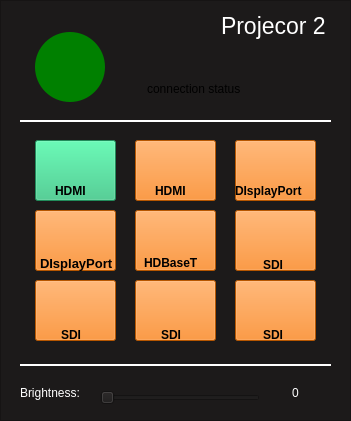
     <widget class="QFrame" name="frame_5">
      <property name="geometry">
       <rect>
        <x>380</x>
        <y>50</y>
        <width>351</width>
        <height>421</height>
       </rect>
      </property>
      <property name="minimumSize">
       <size>
        <width>351</width>
        <height>0</height>
       </size>
      </property>
      <property name="styleSheet">
       <string notr="true">background-color: rgb(28, 26, 26);</string>
      </property>
      <property name="frameShape">
       <enum>QFrame::StyledPanel</enum>
      </property>
      <property name="frameShadow">
       <enum>QFrame::Raised</enum>
      </property>
      <widget class="Line" name="line_2">
       <property name="geometry">
        <rect>
         <x>20</x>
         <y>106</y>
         <width>311</width>
         <height>16</height>
        </rect>
       </property>
       <property name="minimumSize">
        <size>
         <width>311</width>
         <height>0</height>
        </size>
       </property>
       <property name="styleSheet">
        <string notr="true">border: none;
border-bottom: 2px solid white;</string>
       </property>
       <property name="orientation">
        <enum>Qt::Horizontal</enum>
       </property>
      </widget>
      <widget class="QPushButton" name="P2_HDMI_Button_1">
       <property name="geometry">
        <rect>
         <x>35</x>
         <y>140</y>
         <width>81</width>
         <height>61</height>
        </rect>
       </property>
       <property name="minimumSize">
        <size>
         <width>81</width>
         <height>61</height>
        </size>
       </property>
       <property name="cursor">
        <cursorShape>PointingHandCursor</cursorShape>
       </property>
       <property name="styleSheet">
        <string notr="true">background-color:rgb(46, 194, 126);</string>
       </property>
       <property name="text">
        <string/>
       </property>
      </widget>
      <widget class="QLabel" name="label_4">
       <property name="geometry">
        <rect>
         <x>20</x>
         <y>377</y>
         <width>81</width>
         <height>31</height>
        </rect>
       </property>
       <property name="minimumSize">
        <size>
         <width>81</width>
         <height>0</height>
        </size>
       </property>
       <property name="styleSheet">
        <string notr="true">color:#fff;</string>
       </property>
       <property name="text">
        <string>Brightness:</string>
       </property>
      </widget>
      <widget class="Line" name="line_4">
       <property name="geometry">
        <rect>
         <x>20</x>
         <y>350</y>
         <width>311</width>
         <height>16</height>
        </rect>
       </property>
       <property name="minimumSize">
        <size>
         <width>311</width>
         <height>0</height>
        </size>
       </property>
       <property name="styleSheet">
        <string notr="true">border: none;
border-bottom: 2px solid white;</string>
       </property>
       <property name="orientation">
        <enum>Qt::Horizontal</enum>
       </property>
      </widget>
      <widget class="QLabel" name="label_20">
       <property name="geometry">
        <rect>
         <x>55</x>
         <y>180</y>
         <width>41</width>
         <height>21</height>
        </rect>
       </property>
       <property name="minimumSize">
        <size>
         <width>41</width>
         <height>0</height>
        </size>
       </property>
       <property name="styleSheet">
        <string notr="true">background-color: none;
font-weight:bold;
color: black;</string>
       </property>
       <property name="text">
        <string>HDMI</string>
       </property>
      </widget>
      <widget class="QPushButton" name="P2_DisplayPort_1">
       <property name="geometry">
        <rect>
         <x>235</x>
         <y>140</y>
         <width>81</width>
         <height>61</height>
        </rect>
       </property>
       <property name="minimumSize">
        <size>
         <width>81</width>
         <height>61</height>
        </size>
       </property>
       <property name="cursor">
        <cursorShape>PointingHandCursor</cursorShape>
       </property>
       <property name="styleSheet">
        <string notr="true">background-color:rgb(255, 120, 0);</string>
       </property>
       <property name="text">
        <string/>
       </property>
      </widget>
      <widget class="QLabel" name="label_21">
       <property name="geometry">
        <rect>
         <x>235</x>
         <y>180</y>
         <width>81</width>
         <height>21</height>
        </rect>
       </property>
       <property name="minimumSize">
        <size>
         <width>41</width>
         <height>0</height>
        </size>
       </property>
       <property name="styleSheet">
        <string notr="true">background-color: none;
font-weight:bold;
color: black;</string>
       </property>
       <property name="text">
        <string>DIsplayPort</string>
       </property>
      </widget>
      <widget class="QLabel" name="label_22">
       <property name="geometry">
        <rect>
         <x>135</x>
         <y>250</y>
         <width>81</width>
         <height>21</height>
        </rect>
       </property>
       <property name="minimumSize">
        <size>
         <width>41</width>
         <height>0</height>
        </size>
       </property>
       <property name="styleSheet">
        <string notr="true">background-color: none;
font-weight:bold;
color: black;
margin-top:5px;
margin-left:6px;
text-align:center;</string>
       </property>
       <property name="text">
        <string>HDBaseT</string>
       </property>
      </widget>
      <widget class="QPushButton" name="P2_HDBaseT">
       <property name="geometry">
        <rect>
         <x>135</x>
         <y>210</y>
         <width>81</width>
         <height>61</height>
        </rect>
       </property>
       <property name="minimumSize">
        <size>
         <width>81</width>
         <height>61</height>
        </size>
       </property>
       <property name="cursor">
        <cursorShape>PointingHandCursor</cursorShape>
       </property>
       <property name="styleSheet">
        <string notr="true">background-color:rgb(255, 120, 0);</string>
       </property>
       <property name="text">
        <string/>
       </property>
      </widget>
      <widget class="QLabel" name="label_23">
       <property name="geometry">
        <rect>
         <x>255</x>
         <y>250</y>
         <width>41</width>
         <height>21</height>
        </rect>
       </property>
       <property name="minimumSize">
        <size>
         <width>41</width>
         <height>0</height>
        </size>
       </property>
       <property name="styleSheet">
        <string notr="true">background-color: none;
font-weight:bold;
color: black;
margin-top:8px;
margin-left:5px;
text-align:center;</string>
       </property>
       <property name="text">
        <string>SDI</string>
       </property>
      </widget>
      <widget class="QPushButton" name="P2_SDI_1">
       <property name="geometry">
        <rect>
         <x>235</x>
         <y>210</y>
         <width>81</width>
         <height>61</height>
        </rect>
       </property>
       <property name="minimumSize">
        <size>
         <width>81</width>
         <height>61</height>
        </size>
       </property>
       <property name="cursor">
        <cursorShape>PointingHandCursor</cursorShape>
       </property>
       <property name="styleSheet">
        <string notr="true">background-color:rgb(255, 120, 0);</string>
       </property>
       <property name="text">
        <string/>
       </property>
      </widget>
      <widget class="QPushButton" name="P2_On_Button">
       <property name="geometry">
        <rect>
         <x>35</x>
         <y>32</y>
         <width>70</width>
         <height>70</height>
        </rect>
       </property>
       <property name="minimumSize">
        <size>
         <width>70</width>
         <height>0</height>
        </size>
       </property>
       <property name="cursor">
        <cursorShape>PointingHandCursor</cursorShape>
       </property>
       <property name="styleSheet">
        <string notr="true">border-image: url(:/On.png);
max-height: 70px;
max-width: 70px;
background-color: green;
border-radius:35px;
color :black;
font-weight:bold;
border: none;
background-repeat: none;</string>
       </property>
       <property name="text">
        <string/>
       </property>
      </widget>
      <widget class="QPushButton" name="P2_DisplayPort_2">
       <property name="geometry">
        <rect>
         <x>35</x>
         <y>210</y>
         <width>81</width>
         <height>61</height>
        </rect>
       </property>
       <property name="minimumSize">
        <size>
         <width>81</width>
         <height>61</height>
        </size>
       </property>
       <property name="cursor">
        <cursorShape>PointingHandCursor</cursorShape>
       </property>
       <property name="styleSheet">
        <string notr="true">background-color:rgb(255, 120, 0);</string>
       </property>
       <property name="text">
        <string/>
       </property>
      </widget>
      <widget class="QLabel" name="label_24">
       <property name="geometry">
        <rect>
         <x>35</x>
         <y>250</y>
         <width>81</width>
         <height>21</height>
        </rect>
       </property>
       <property name="minimumSize">
        <size>
         <width>41</width>
         <height>0</height>
        </size>
       </property>
       <property name="styleSheet">
        <string notr="true">background-color: none;
font-weight:bold;
color: black;
margin-top:5px;
margin-left:2px;
font-size: 13px;
text-align:center;</string>
       </property>
       <property name="text">
        <string>DIsplayPort</string>
       </property>
      </widget>
      <widget class="QLabel" name="label_2">
       <property name="geometry">
        <rect>
         <x>221</x>
         <y>10</y>
         <width>111</width>
         <height>31</height>
        </rect>
       </property>
       <property name="styleSheet">
        <string notr="true">font-weight: bold;
font: 23px ;
color: white;</string>
       </property>
       <property name="text">
        <string>Projecor 2</string>
       </property>
      </widget>
      <widget class="QLabel" name="label_25">
       <property name="geometry">
        <rect>
         <x>55</x>
         <y>320</y>
         <width>41</width>
         <height>21</height>
        </rect>
       </property>
       <property name="minimumSize">
        <size>
         <width>41</width>
         <height>0</height>
        </size>
       </property>
       <property name="styleSheet">
        <string notr="true">background-color: none;
font-weight:bold;
color: black;
margin-top:8px;
margin-left:3px;
text-align:center;</string>
       </property>
       <property name="text">
        <string>SDI</string>
       </property>
      </widget>
      <widget class="QPushButton" name="P2_SDI_2">
       <property name="geometry">
        <rect>
         <x>35</x>
         <y>280</y>
         <width>81</width>
         <height>61</height>
        </rect>
       </property>
       <property name="minimumSize">
        <size>
         <width>81</width>
         <height>61</height>
        </size>
       </property>
       <property name="cursor">
        <cursorShape>PointingHandCursor</cursorShape>
       </property>
       <property name="styleSheet">
        <string notr="true">background-color:rgb(255, 120, 0);</string>
       </property>
       <property name="text">
        <string/>
       </property>
      </widget>
      <widget class="QPushButton" name="P2_SDI_3">
       <property name="geometry">
        <rect>
         <x>135</x>
         <y>280</y>
         <width>81</width>
         <height>61</height>
        </rect>
       </property>
       <property name="minimumSize">
        <size>
         <width>81</width>
         <height>61</height>
        </size>
       </property>
       <property name="cursor">
        <cursorShape>PointingHandCursor</cursorShape>
       </property>
       <property name="styleSheet">
        <string notr="true">background-color:rgb(255, 120, 0);</string>
       </property>
       <property name="text">
        <string/>
       </property>
      </widget>
      <widget class="QLabel" name="label_26">
       <property name="geometry">
        <rect>
         <x>155</x>
         <y>320</y>
         <width>41</width>
         <height>21</height>
        </rect>
       </property>
       <property name="minimumSize">
        <size>
         <width>41</width>
         <height>0</height>
        </size>
       </property>
       <property name="styleSheet">
        <string notr="true">background-color: none;
font-weight:bold;
color: black;
margin-top:8px;
margin-left:3px;
text-align:center;</string>
       </property>
       <property name="text">
        <string>SDI</string>
       </property>
      </widget>
      <widget class="QPushButton" name="P2_SDI_4">
       <property name="geometry">
        <rect>
         <x>235</x>
         <y>280</y>
         <width>81</width>
         <height>61</height>
        </rect>
       </property>
       <property name="minimumSize">
        <size>
         <width>81</width>
         <height>61</height>
        </size>
       </property>
       <property name="cursor">
        <cursorShape>PointingHandCursor</cursorShape>
       </property>
       <property name="styleSheet">
        <string notr="true">background-color:rgb(255, 120, 0);</string>
       </property>
       <property name="text">
        <string/>
       </property>
      </widget>
      <widget class="QLabel" name="label_27">
       <property name="geometry">
        <rect>
         <x>255</x>
         <y>320</y>
         <width>41</width>
         <height>21</height>
        </rect>
       </property>
       <property name="minimumSize">
        <size>
         <width>41</width>
         <height>0</height>
        </size>
       </property>
       <property name="styleSheet">
        <string notr="true">background-color: none;
font-weight:bold;
color: black;
margin-top:8px;
margin-left:5px;
text-align:center;</string>
       </property>
       <property name="text">
        <string>SDI</string>
       </property>
      </widget>
      <widget class="QLabel" name="label_28">
       <property name="geometry">
        <rect>
         <x>155</x>
         <y>180</y>
         <width>41</width>
         <height>21</height>
        </rect>
       </property>
       <property name="minimumSize">
        <size>
         <width>41</width>
         <height>0</height>
        </size>
       </property>
       <property name="styleSheet">
        <string notr="true">background-color: none;
font-weight:bold;
color: black;</string>
       </property>
       <property name="text">
        <string>HDMI</string>
       </property>
      </widget>
      <widget class="QPushButton" name="P2_HDMI_Button_2">
       <property name="geometry">
        <rect>
         <x>135</x>
         <y>140</y>
         <width>81</width>
         <height>61</height>
        </rect>
       </property>
       <property name="minimumSize">
        <size>
         <width>81</width>
         <height>61</height>
        </size>
       </property>
       <property name="cursor">
        <cursorShape>PointingHandCursor</cursorShape>
       </property>
       <property name="styleSheet">
        <string notr="true">background-color:rgb(255, 120, 0);</string>
       </property>
       <property name="text">
        <string/>
       </property>
      </widget>
      <widget class="QLabel" name="lbl_is_connected_2">
       <property name="geometry">
        <rect>
         <x>147</x>
         <y>80</y>
         <width>121</width>
         <height>18</height>
        </rect>
       </property>
       <property name="styleSheet">
        <string notr="true">background-color: transparent;</string>
       </property>
       <property name="text">
        <string>connection status</string>
       </property>
      </widget>
      <widget class="QLabel" name="lbl_brightness_1_val_2">
       <property name="geometry">
        <rect>
         <x>292</x>
         <y>382</y>
         <width>41</width>
         <height>21</height>
        </rect>
       </property>
       <property name="styleSheet">
        <string notr="true">color: white;</string>
       </property>
       <property name="text">
        <string>0</string>
       </property>
      </widget>
      <widget class="QSlider" name="sl_brightness_2">
       <property name="geometry">
        <rect>
         <x>100</x>
         <y>390</y>
         <width>160</width>
         <height>16</height>
        </rect>
       </property>
       <property name="orientation">
        <enum>Qt::Horizontal</enum>
       </property>
      </widget>
      <zorder>line_2</zorder>
      <zorder>label_4</zorder>
      <zorder>line_4</zorder>
      <zorder>P2_SDI_1</zorder>
      <zorder>P2_SDI_2</zorder>
      <zorder>P2_HDMI_Button_1</zorder>
      <zorder>P2_On_Button</zorder>
      <zorder>P2_SDI_4</zorder>
      <zorder>P2_DisplayPort_2</zorder>
      <zorder>P2_HDMI_Button_2</zorder>
      <zorder>P2_SDI_3</zorder>
      <zorder>P2_HDBaseT</zorder>
      <zorder>P2_DisplayPort_1</zorder>
      <zorder>lbl_is_connected_2</zorder>
      <zorder>lbl_brightness_1_val_2</zorder>
      <zorder>label_27</zorder>
      <zorder>label_24</zorder>
      <zorder>label_22</zorder>
      <zorder>label_26</zorder>
      <zorder>label_25</zorder>
      <zorder>label_20</zorder>
      <zorder>label_23</zorder>
      <zorder>label_28</zorder>
      <zorder>label_2</zorder>
      <zorder>label_21</zorder>
      <zorder>sl_brightness_2</zorder>
     </widget>
